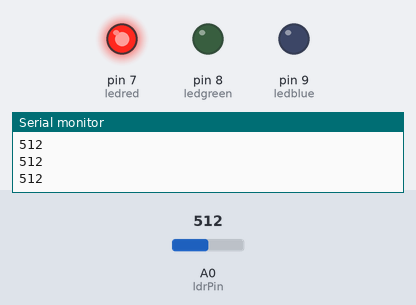
Recording of a sketch running on a simulated Arduino Uno, built with avr-gcc and run on an emulated ATmega328P. On the bench: output pins drawn as LEDs (lit = HIGH), the last lines printed to the serial monitor. Inputs (shaded band) come from the test bench; at power-on: A0 (ldrPin) = 512.

Above: at 1.2 s.
1.3 s: A0 (ldrPin) set to 584
2.8 s: A0 (ldrPin) set to 617
At 4.1 s:
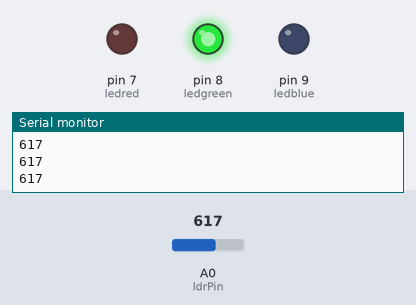
4.5 s: A0 (ldrPin) set to 890
6.0 s: A0 (ldrPin) set to 911
At 6.5 s:
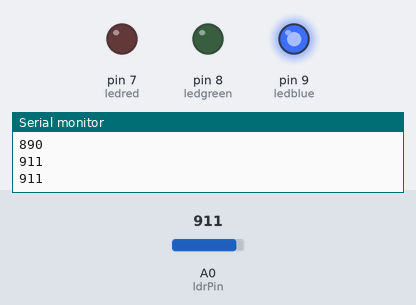
7.5 s: A0 (ldrPin) set to 290
At 8.7 s:
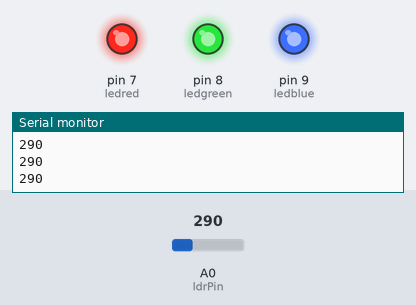
9.0 s: A0 (ldrPin) set to 307
At 10.1 s:
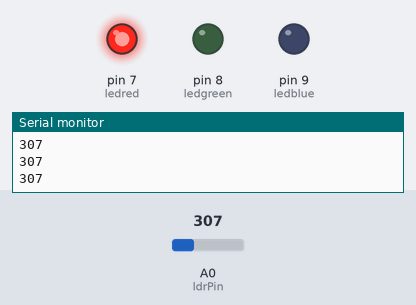
Timing chart, 0 to 11.5 s (numbered marks = the images above; inputs shaded):
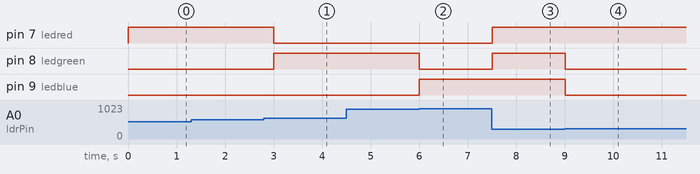

The sketch:

light_sensor.ino
```cpp
//Sensor de luz

int ledred = 7; //Led no pino 7
int ledgreen = 8;
int ledblue = 9;
int ldrPin = 0; //LDR no pino analígico 0
int ldrValor = 0; //Valor lido do LDR

void setup() {
 pinMode(ledred,OUTPUT);
 pinMode(ledgreen,OUTPUT);
 pinMode(ledblue,OUTPUT);
 Serial.begin(9600); //Inicia a comunicação serial
}

void loop() {
 ///ler o valor do LDR
 ldrValor = analogRead(ldrPin); //O valor lido será entre 0 e 1023

 if(ldrValor<300){
   digitalWrite(ledred,HIGH);
   digitalWrite(ledgreen,HIGH);
   digitalWrite(ledblue,HIGH);
 }

 if(ldrValor>=300 && ldrValor<600){
   digitalWrite(ledred,HIGH);
   digitalWrite(ledgreen,LOW);
   digitalWrite(ledblue,LOW);
 }

 if (ldrValor >= 600 && ldrValor < 900){
   digitalWrite(ledgreen,HIGH);
   digitalWrite(ledred,LOW);
   digitalWrite(ledblue,LOW);
 }
  if (ldrValor >= 900){
   digitalWrite(ledgreen,LOW);
   digitalWrite(ledblue,HIGH);
   digitalWrite(ledred,LOW);
 }
 //imprime o valor lido do LDR no monitor serial
 Serial.println(ldrValor);
 delay(300);
}
```

Measured:
- the behaviour switches between 599 and 600 on A0 (ldrPin) (found by bisection; images 0 and 1)
- the behaviour switches between 899 and 900 on A0 (ldrPin) (found by bisection; images 1 and 2)
- the behaviour switches between 299 and 300 on A0 (ldrPin) (found by bisection; images 3 and 4)
- after the input at 2.8 s, pin 7 (ledred): HIGH → LOW after 0.20 s; pin 8 (ledgreen): LOW → HIGH after 0.20 s
- after the input at 6.0 s, pin 8 (ledgreen): HIGH → LOW at once; pin 9 (ledblue): LOW → HIGH at once
- after the input at 7.5 s, pin 7 (ledred), pin 8 (ledgreen): LOW → HIGH at once
- after the input at 9.0 s, pin 8 (ledgreen), pin 9 (ledblue): HIGH → LOW at once
